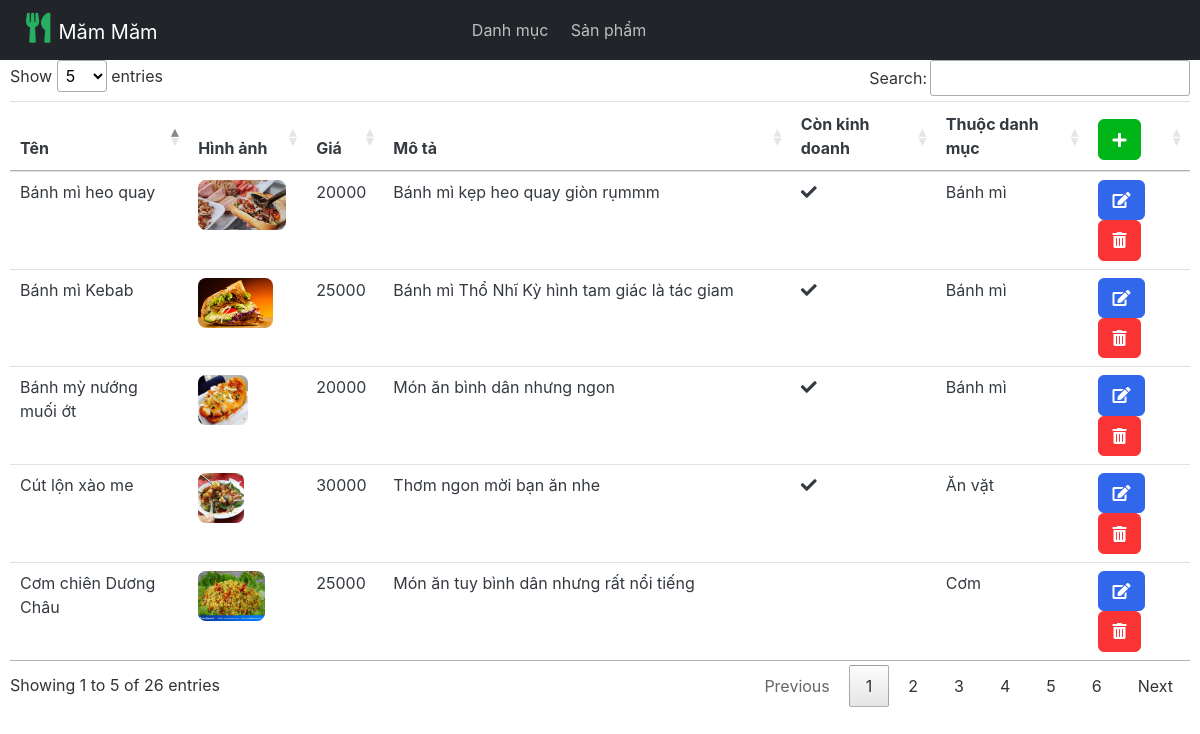
/dashboard/product, run on the app's committed database.
### product/models.py (models this page shows, shortened)
class Product(models.Model):
    name = models.CharField(max_length=100, unique=True)
    slug = models.SlugField(max_length=50, unique=True, allow_unicode=True)
    price = models.IntegerField()
    description = models.TextField(max_length=500, blank=True)
    image = models.ImageField(upload_to='photos/products')
    is_available = models.BooleanField(default=True)
    created_date = models.DateTimeField(auto_now_add=True)
    modified_date = models.DateTimeField(auto_now=True)
    category = models.ForeignKey(Category, on_delete=models.CASCADE)
    class Meta:
        verbose_name = "product"
        verbose_name_plural = "products"

### category/models.py (models this page shows, shortened)
class Category(models.Model):
    name = models.CharField(max_length=100, unique=True)
    slug = models.SlugField(max_length=50, unique=True, allow_unicode=True)
    description = models.CharField(max_length=500, blank=True)
    class Meta:
        verbose_name = "category"
        verbose_name_plural = "categories"

### dashboard/views.py (the view)
# urls.py: path("product", views.ReadProduct, name="ReadProduct"),
def ReadProduct(request):
    products = Product.objects.all().filter()
    return render(request=request, template_name="dashboard/product/read.html",
                  context={"products": products})

### cart/context_processors.py (called while the page is built)
def cart_count(request):
    cart_count_badge = 0
    if "admin" in request.path:
        return {}
    else:
        try:
            cart = Cart.objects.filter(cart_id=cart_id_from_session(request))
            if request.user.is_authenticated:
                cart_items = CartItem.objects.all().filter(user=request.user)
            else:
                cart_items = CartItem.objects.all().filter(cart=cart[:1])
            cart_count_badge = cart_items.count()
        except Cart.DoesNotExist:
            cart_count_badge = 0
    return dict(cart_count_badge=cart_count_badge)

### cart/views.py (called while the page is built)
def cart_id_from_session(request):
    cart_id = request.session.session_key
    if not cart_id:
        cart_id = request.session.create()
    return cart_id

### category/context_processors.py (called while the page is built)
def header_menu_links(request):
    links = Category.objects.all()
    return dict(links=links)

### templates/dashboard/product/read.html (shortened to what this page needs)
{% extends 'dashboard-base.html' %}
{% load static %}
{% block content %}
<table id="product-table" class="table">
    <thead>
        <th>Tên</th>
        <th>Hình ảnh</th>
        <th>Giá</th>
        <th>Mô tả</th>
        <th>Còn kinh doanh</th>
        <th>Thuộc danh mục</th>
        <th>
            <a href="{% url 'CreateProduct' %}" class="btn btn-success">
                <i class="fas fa-plus"></i>
            </a>
        </th>
    </thead>
    <tbody>
        {% for product in products %}
        <tr>
            <td>{{ product.name }}</td>
            <td>
                <img src="{{ product.image.url }}" style="border-radius: 8px;height: 50px;width: auto;">
            </td>
            <td>{{ product.price }}</td>
            <td>{{ product.description }}</td>
            <td>
                {% if product.is_available %}
                <i class="fas fa-check"></i>
                {% else %}
                <span></span>
                {% endif %}
            </td>
            <td>{{ product.category.name }}</td>
            <td>
                <a href="{% url 'UpdateProduct' product.id %}" class="btn btn-primary">
                    <i class="fas fa-edit"></i>
                </a>
                <a href="{% url 'DeleteProduct' product.id %}" class="btn btn-danger">
                    <i class="fas fa-trash-alt"></i>
                </a>
            </td>
        </tr>
        {% endfor %}
    </tbody>
</table>
{% endblock%}

### data on the page
Product: name "Cơm chiên Dương Châu", image (picture), price "25000", description "Món ăn tuy bình dân nhưng rất nổi tiếng", category.name "Cơm"
Product: name "Bánh mỳ nướng muối ớt", image (picture), price "20000", description "Món ăn bình dân nhưng ngon", is_available True (drawn), category.name "Bánh mì"
Product: name "Cút lộn xào me", image (picture), price "30000", description "Thơm ngon mời bạn ăn nhe", is_available True (drawn), category.name "Ăn vặt"
Product: name "Bánh mì heo quay", image (picture), price "20000", description "Bánh mì kẹp heo quay giòn rụmmm", is_available True (drawn), category.name "Bánh mì"
Product: name "Bánh mì Kebab", image (picture), price "25000", description "Bánh mì Thổ Nhĩ Kỳ hình tam giác là tác giam", is_available True (drawn), category.name "Bánh mì"
